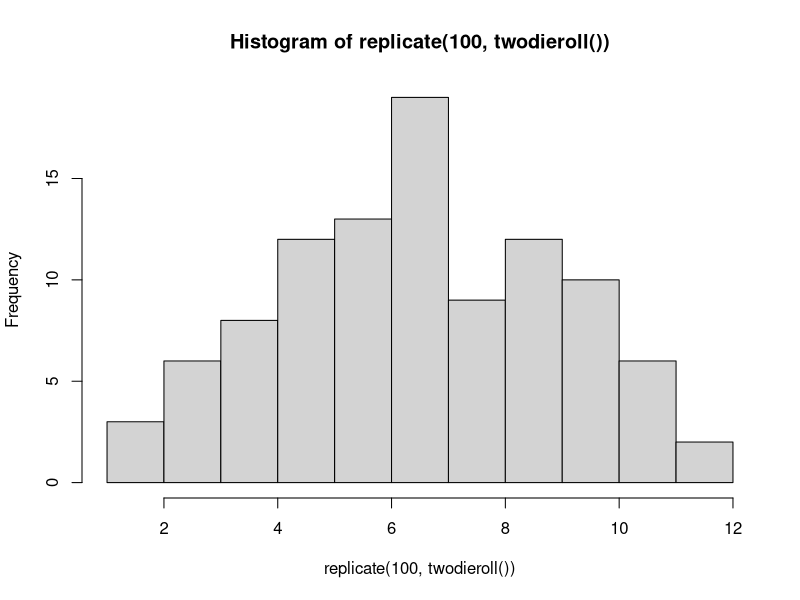
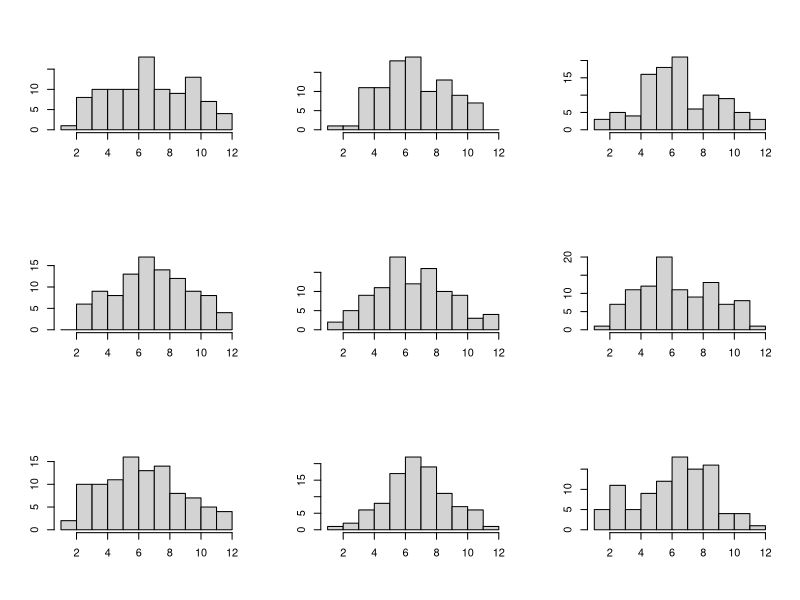

Generate these figures, in order, with R:

# roll a six-sided die
dieroll <- function() {
    sample(1:6, 1)
}

# roll two six-sided dice and add them
twodieroll <- function() {
    dieroll() + dieroll()
}

# what do we see if we roll two dice 100 times?
rolls = replicate(100, twodieroll())

# count the number of ways to get each sum
count = rep(0, 12)
for (i in 1:6) { 
    for (j in 1:6) {
        sum = i+j
        count[sum] = count[sum] + 1
    }
}

# look at the histogram for 100 rolls
hist(replicate(100, twodieroll()), breaks=seq(1:12))

# look at lots of histograms for 100 rolls
manyrolls <- function(n) {
    par(mfrow = c(3, 3))
    for (i in 1:9) {
        hist(replicate(n, twodieroll()), breaks=seq(1:12), xlab=NULL, ylab=NULL, main=NULL)
    }
}

manyrolls(100)
